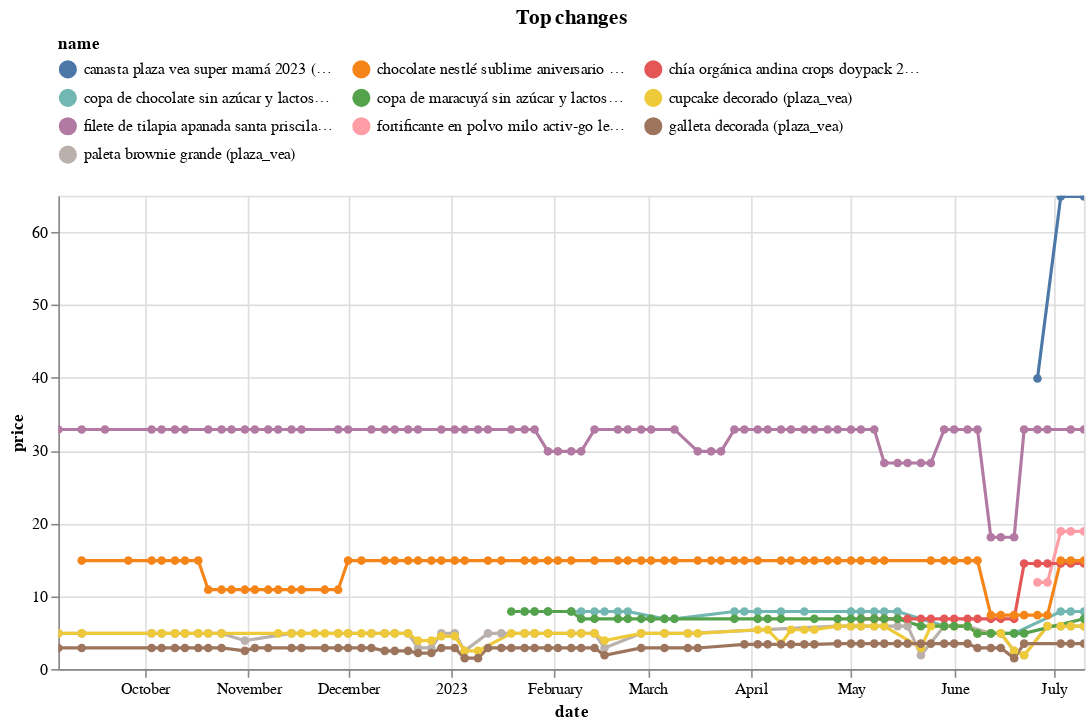

The code cell stored with this chart in its notebook:
### Code cell
top_changes.head(10).pipe(plot_changes, 'Top changes')

### Figure 1 — Vega-Lite specification as saved in the notebook (floating-point values rounded to 4 significant figures; data arrays with more than 128 entries replaced by an {"elided": "..."} marker saying what was removed)
{"config": {"view": {"continuousWidth": 300, "continuousHeight": 300}, "legend": {"columns": 3, "orient": "top"}}, "data": {"name": "data-ea874f1fd0f396bfd456e3e7f2bb7d3e"}, "mark": {"type": "line", "point": true}, "encoding": {"color": {"field": "name", "scale": {"domain": ["canasta plaza vea super mamá 2023 (plaza_vea)", "chocolate nestlé sublime aniversario paquete 6un (plaza_vea)", "chía orgánica andina crops doypack 250g (plaza_vea)", "copa de chocolate sin azúcar y lactosa (plaza_vea)", "copa de maracuyá sin azúcar y lactosa (plaza_vea)", "cupcake decorado (plaza_vea)", "filete de tilapia apanada santa priscila bolsa 454g (plaza_vea)", "fortificante en polvo milo activ-go leche lata 400g (plaza_vea)", "galleta decorada (plaza_vea)", "paleta brownie grande (plaza_vea)"]}, "type": "nominal"}, "tooltip": [{"field": "name", "type": "nominal"}, {"field": "price", "type": "quantitative"}, {"field": "last_price", "type": "quantitative"}], "x": {"field": "date", "type": "temporal"}, "y": {"field": "price", "type": "quantitative"}}, "params": [{"name": "param_1", "select": {"type": "point", "fields": ["name"]}, "bind": "legend"}, {"name": "param_2", "select": {"type": "interval", "encodings": ["x", "y"]}, "bind": "scales"}], "title": "Top changes", "transform": [{"filter": {"param": "param_1"}}], "width": 650, "$schema": "https://vega.github.io/schema/vega-lite/v5.8.0.json", "datasets": {"data-ea874f1fd0f396bfd456e3e7f2bb7d3e": {"elided": "421 records"}}}
